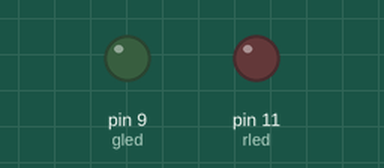
A sketch run on a simulated Arduino Uno, built with avr-gcc and run on an emulated ATmega328P. Parts: output pins drawn as LEDs (lit = HIGH). What the sketch prints to the serial monitor is not drawn.

Above: at 0.05 s.
At 2.45 s:
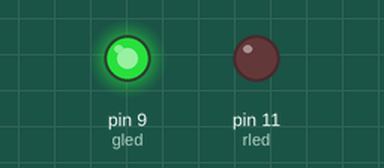
At 4.85 s:
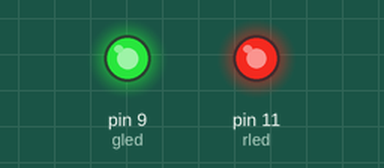
At 9.65 s:
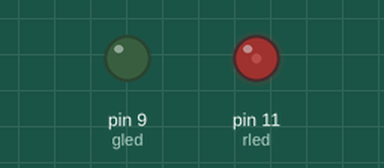
Timing chart, 0 to 13.2 s (numbered marks = the images above):
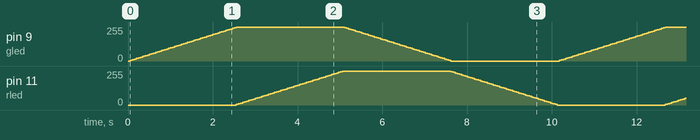

The sketch:

fadeRG.ino
```cpp
int gled = 9;           // the PWM pin the LED is attached to
int rled = 11;
int rbrightness = 0;    // how bright the LED is
int gbrightness = 0;
int fadeAmount = 5;    // how many points to fade the LED by

// the setup routine runs once when you press reset:
void setup() {
  // declare pin 9 to be an output:
  pinMode(gled, OUTPUT);
  // pin 11 is red led one
  pinMode(rled, OUTPUT);
  Serial.begin(9600);
}

// the loop routine runs over and over again forever:
void loop() {
  // set the brightness of green led:
  analogWrite(gled, gbrightness);
  // set brightness of the red led
  analogWrite(rled, rbrightness);

  // change the brightness for next time through the loop:
  Serial.print(rbrightness);
  if(rbrightness <= 0 || rbrightness >= 255){
  gbrightness = gbrightness + fadeAmount;
  }
  if (gbrightness >= 255 || gbrightness <= 0){
    rbrightness = rbrightness + fadeAmount;

    }
  if((gbrightness >= 255 && rbrightness >= 255)|| (gbrightness <= 0 && rbrightness <= 0)){
    fadeAmount = -fadeAmount;
    }


  // wait for 50 milliseconds to see the dimming effect
  delay(50);
}
```
